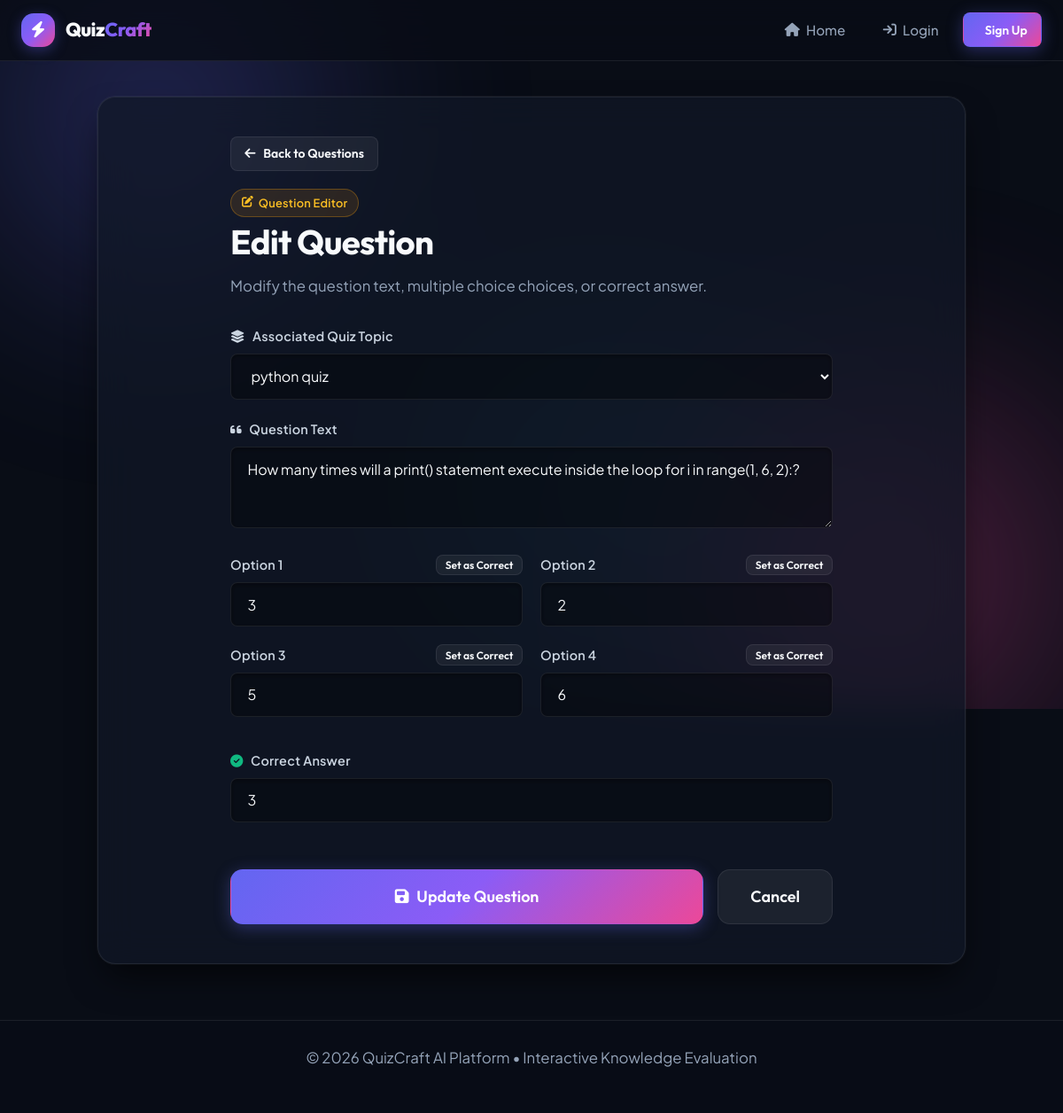
The page /admin-panel/questions/edit/2/ on the database its author committed.
### ai_quiz/models.py (models this page shows, shortened)
class Question(models.Model):
    quiz = models.ForeignKey(Quiz, on_delete=models.CASCADE)
    question_text = models.CharField(max_length=500)
    option1 = models.CharField(max_length=200)
    option2 = models.CharField(max_length=200)
    option3 = models.CharField(max_length=200)
    option4 = models.CharField(max_length=200)
    correct_answer = models.CharField(max_length=200)

class Quiz(models.Model):
    name = models.CharField(max_length=100)
    number_of_questions = models.IntegerField()

### ai_quiz/views.py (the view, shortened to what this page needs)
# urls.py: path('admin-panel/questions/edit/<int:question_id>/', views.edit_question, name='edit_question'),
def edit_question(request, question_id):
    question = get_object_or_404(Question, id=question_id)
    quizzes = Quiz.objects.all().order_by('name')
    return render(request, 'edit_question.html', {'question': question, 'quizzes': quizzes})

### ai_quiz/templates/edit_question.html (shortened to what this page needs)
{% extends 'base.html' %}
{% block content %}
<div style="max-width: 680px; margin: 0 auto;">
    <div style="margin-bottom: 2rem;">
        <a href="{% url 'manage_questions' %}" class="btn btn-secondary btn-sm" style="margin-bottom: 1.25rem;">
            <i class="fa-solid fa-arrow-left"></i> Back to Questions
        </a>
        <div style="margin-bottom: 0.35rem;">
            <span class="badge badge-warning">
                <i class="fa-solid fa-pen-to-square"></i> Question Editor
            </span>
        </div>
        <h1>Edit Question</h1>
        <p style="margin: 0; color: var(--text-muted);">Modify the question text, multiple choice choices, or correct answer.</p>
    </div>
    <form method="POST">
        <div class="form-group">
            <label for="quiz"><i class="fa-solid fa-layer-group" style="margin-right: 0.35rem;"></i> Associated Quiz Topic</label>
            <select name="quiz" id="quiz" required>
                {% for q in quizzes %}
                    <option value="{{ q.id }}" {% if q.id == question.quiz.id %}selected{% endif %}>
                        {{ q.name }}
                    </option>
                {% endfor %}
            </select>
        </div>
        <div class="form-group">
            <label for="question_text"><i class="fa-solid fa-quote-left" style="margin-right: 0.35rem;"></i> Question Text</label>
            <textarea name="question_text" id="question_text" rows="3" required>{{ question.question_text }}</textarea>
        </div>
        <div style="display: grid; grid-template-columns: repeat(auto-fit, minmax(280px, 1fr)); gap: 1.25rem; margin-top: 0.5rem;">
            <div class="form-group">
                <div style="display: flex; justify-content: space-between; align-items: center;">
                    <label for="option1">Option 1</label>
                    <button type="button" class="btn btn-secondary btn-sm" onclick="setCorrectFrom('option1')" style="padding: 0.2rem 0.6rem; font-size: 0.75rem;">Set as Correct</button>
                </div>
                <input type="text" name="option1" id="option1" required value="{{ question.option1 }}">
            </div>
            <div class="form-group">
                <div style="display: flex; justify-content: space-between; align-items: center;">
                    <label for="option2">Option 2</label>
                    <button type="button" class="btn btn-secondary btn-sm" onclick="setCorrectFrom('option2')" style="padding: 0.2rem 0.6rem; font-size: 0.75rem;">Set as Correct</button>
                </div>
                <input type="text" name="option2" id="option2" required value="{{ question.option2 }}">
            </div>
            <div class="form-group">
                <div style="display: flex; justify-content: space-between; align-items: center;">
                    <label for="option3">Option 3</label>
                    <button type="button" class="btn btn-secondary btn-sm" onclick="setCorrectFrom('option3')" style="padding: 0.2rem 0.6rem; font-size: 0.75rem;">Set as Correct</button>
                </div>
                <input type="text" name="option3" id="option3" required value="{{ question.option3 }}">
            </div>
            <div class="form-group">
                <div style="display: flex; justify-content: space-between; align-items: center;">
                    <label for="option4">Option 4</label>
                    <button type="button" class="btn btn-secondary btn-sm" onclick="setCorrectFrom('option4')" style="padding: 0.2rem 0.6rem; font-size: 0.75rem;">Set as Correct</button>
                </div>
                <input type="text" name="option4" id="option4" required value="{{ question.option4 }}">
            </div>
        </div>
        <div class="form-group" style="margin-top: 1rem;">
            <label for="correct_answer"><i class="fa-solid fa-check-circle" style="color: var(--success); margin-right: 0.35rem;"></i> Correct Answer</label>
            <input type="text" name="correct_answer" id="correct_answer" required value="{{ question.correct_answer }}">
        </div>
        <div style="display: flex; gap: 1rem; margin-top: 2rem; flex-wrap: wrap;">
            <button type="submit" class="btn btn-primary btn-lg" style="flex: 1;">
                <i class="fa-solid fa-floppy-disk"></i> Update Question
            </button>
            <a href="{% url 'manage_questions' %}" class="btn btn-secondary btn-lg">
                Cancel
            </a>
        </div>
    </form>
</div>
{% endblock %}

### ai_quiz/static/style.css (style rules this page uses)
:root { --bg-main: #090d16; --bg-secondary: #0f172a; --bg-card: rgba(17, 24, 39, 0.72); --bg-card-hover: rgba(30, 41, 59, 0.85); --bg-glass: rgba(15, 23, 42, 0.65); --border-subtle: rgba(255, 255, 255, 0.08); --border-hover: rgba(99, 102, 241, 0.4); --border-active: #6366f1; --primary: #6366f1; --primary-light: #818cf8; --primary-glow: rgba(99, 102, 241, 0.35); --primary-gradient: linear-gradient(135deg, #6366f1 0%, #8b5cf6 50%, #ec4899 100%); --secondary: #06b6d4; --secondary-glow: rgba(6, 182, 212, 0.35); --secondary-gradient: linear-gradient(135deg, #06b6d4 0%, #3b82f6 100%); --success: #10b981; --success-bg: rgba(16, 185, 129, 0.12); --success-glow: rgba(16, 185, 129, 0.3); --warning: #f59e0b; --warning-bg: rgba(245, 158, 11, 0.12); --danger: #f43f5e; --danger-bg: rgba(244, 63, 94, 0.15); --danger-glow: rgba(244, 63, 94, 0.35); --danger-gradient: linear-gradient(135deg, #f43f5e 0%, #e11d48 100%); --text-primary: #f8fafc; --text-secondary: #cbd5e1; --text-muted: #94a3b8; --text-dim: #64748b; --radius-sm: 8px; --radius-md: 14px; --radius-lg: 20px; --radius-full: 9999px; --shadow-sm: 0 4px 6px -1px rgba(0, 0, 0, 0.3); --shadow-md: 0 10px 25px -5px rgba(0, 0, 0, 0.5), 0 8px 10px -6px rgba(0, 0, 0, 0.5); --shadow-lg: 0 20px 40px -10px rgba(0, 0, 0, 0.7); --shadow-glow: 0 0 25px var(--primary-glow); }
*, *::before, *::after { margin: 0; padding: 0; box-sizing: border-box; }
html { scroll-behavior: smooth; }
body { font-family: 'Plus Jakarta Sans', -apple-system, BlinkMacSystemFont, sans-serif; background-color: var(--bg-main); color: var(--text-secondary); min-height: 100vh; display: flex; flex-direction: column; overflow-x: hidden; position: relative; line-height: 1.6; }
h1, h2, h3, h4 { font-family: 'Outfit', sans-serif; color: var(--text-primary); font-weight: 700; letter-spacing: -0.02em; }
h1 { font-size: 2.4rem; line-height: 1.2; margin-bottom: 0.75rem; }
p { font-size: 1.05rem; color: var(--text-muted); line-height: 1.65; margin-bottom: 1.25rem; }
.btn { display: inline-flex; align-items: center; justify-content: center; gap: 0.55rem; padding: 0.75rem 1.75rem; font-family: 'Outfit', sans-serif; font-size: 1rem; font-weight: 600; border-radius: var(--radius-md); cursor: pointer; text-decoration: none; border: 1px solid transparent; transition: all 0.28s cubic-bezier(0.16, 1, 0.3, 1); position: relative; overflow: hidden; }
.btn-primary { background: var(--primary-gradient); color: #ffffff; box-shadow: 0 4px 18px var(--primary-glow); }
.btn-secondary { background: rgba(255, 255, 255, 0.06); border: 1px solid var(--border-subtle); color: var(--text-primary); }
.btn-sm { padding: 0.45rem 0.95rem; font-size: 0.875rem; border-radius: var(--radius-sm); }
.btn-lg { padding: 0.95rem 2.25rem; font-size: 1.125rem; border-radius: var(--radius-md); }
.badge { display: inline-flex; align-items: center; gap: 0.35rem; padding: 0.3rem 0.75rem; border-radius: var(--radius-full); font-size: 0.8rem; font-weight: 600; letter-spacing: 0.02em; }
.badge-warning { background: var(--warning-bg); color: #fbbf24; border: 1px solid rgba(245, 158, 11, 0.3); }
form { display: flex; flex-direction: column; gap: 1.35rem; margin-top: 1.5rem; }
.form-group { display: flex; flex-direction: column; gap: 0.5rem; text-align: left; }
label { font-size: 0.9rem; font-weight: 600; color: var(--text-secondary); letter-spacing: 0.02em; }
input[type="text"], input[type="password"], input[type="number"], input[type="email"], select, textarea { width: 100%; padding: 0.85rem 1.15rem; border-radius: var(--radius-sm); border: 1px solid var(--border-subtle); background: rgba(0, 0, 0, 0.35); color: var(--text-primary); font-family: inherit; font-size: 1rem; transition: all 0.25s ease; box-shadow: inset 0 2px 4px rgba(0, 0, 0, 0.3); }

### rows shown on the page
Question: quiz "python quiz", question_text "How many times will a print() statement execute inside the loop for i in range(1, 6, 2):?", option1 "3", option2 "2", option3 "5", option4 "6", correct_answer "3"
